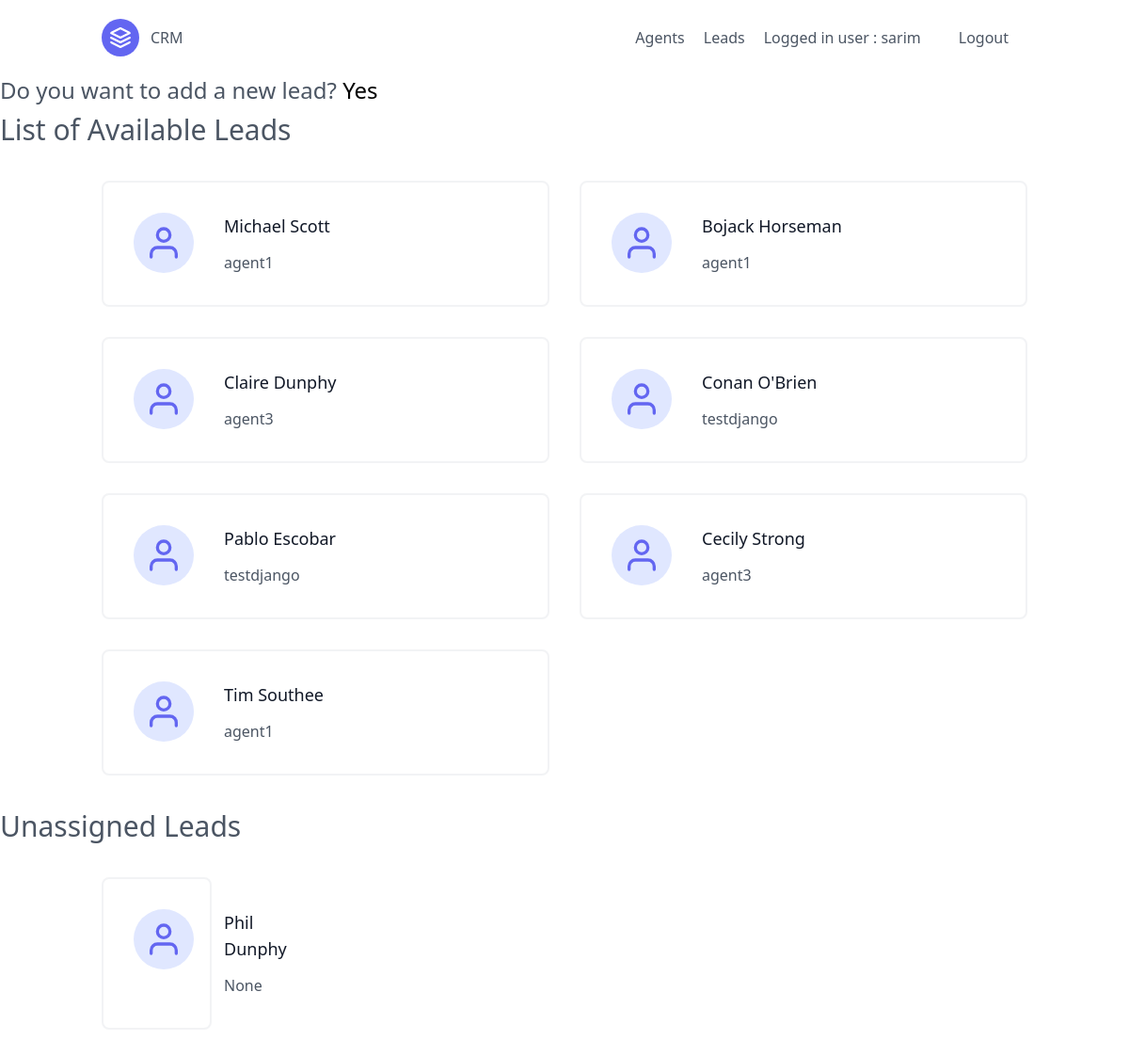
Screenshot of /leads/ (signed in) with the database file from the repository.
### leads/models.py (models this page shows, shortened)
class User(AbstractUser):
    is_organizer = models.BooleanField(default=True)
    is_agent = models.BooleanField(default= False)

class Lead(models.Model):
    first_name = models.CharField(max_length=25)
    last_name = models.CharField(max_length=25)
    age = models.PositiveIntegerField()
    organisation = models.ForeignKey(UserProfile,  on_delete=models.CASCADE)
    agent = models.ForeignKey("Agent", blank=True, null= True,on_delete=models.SET_NULL)

class Agent(models.Model):
    user = models.OneToOneField(User, on_delete=models.CASCADE)
    organisation = models.ForeignKey(UserProfile, on_delete=models.CASCADE)
    def __str__(self):
        return self.user.username

### leads/views.py (the view)
# urls.py: path("", LeadListView.as_view(), name = "lead-list"),
class LeadListView(LoginRequiredMixin, ListView):
    template_name = "leads/lead_list.html"
    context_object_name = "leads"               # "object_list" by default
    def get_queryset(self):
        user = self.request.user
        if user.is_organizer:
            queryset = Lead.objects.filter(organisation = user.userprofile, agent__isnull = False)
        else:
            queryset = Lead.objects.filter(organisation = user.agent.organisation, agent__isnull = False)
            queryset = queryset.filter(agent__user = user)
        return queryset
    def get_context_data(self, **kwargs):
        context = super(LeadListView, self).get_context_data(**kwargs)
        user = self.request.user
        if user.is_organizer:
            queryset = Lead.objects.filter(organisation = user.userprofile, agent__isnull = True)
            context.update({"unassigned_leads" : queryset})
        return context

### leads/templates/leads/lead_list.html
{% extends "base.html" %}
{% block content %}
<section class="text-gray-600 body-font">
    {% if request.user.is_organizer %}
    <div class = "text-2xl">
    <p>Do you want to add a new lead?
    <a href="{% url 'leads:lead-create' %}" class="text-black hover:text-blue-500">Yes</a></p>
    {% endif %}
    </div>
    <h2 class = "py-2 text-3xl">List of Available Leads</h2>
    <div class="container px-5 py-7 mx-auto flex flex-wrap">
        <div class="flex flex-wrap -m-4">
            {%for lead in leads %}
            <div class="p-4 lg:w-1/2 md:w-full">
                <div class="flex border-2 rounded-lg border-gray-200 border-opacity-50 p-8 sm:flex-row flex-col">
                    <div
                        class="w-16 h-16 sm:mr-8 sm:mb-0 mb-4 inline-flex items-center justify-center rounded-full bg-indigo-100 text-indigo-500 flex-shrink-0">
                        <svg fill="none" stroke="currentColor" stroke-linecap="round" stroke-linejoin="round"
                            stroke-width="2" class="w-10 h-10" viewBox="0 0 24 24">
                            <path d="M20 21v-2a4 4 0 00-4-4H8a4 4 0 00-4 4v2"></path>
                            <circle cx="12" cy="7" r="4"></circle>
                        </svg>
                    </div>
                    <div class="flex-grow">
                        <h2 class="text-gray-900 text-lg title-font font-medium mb-3">
                            <a href="{% url 'leads:lead-detail' lead.pk %}">
                                {{lead.first_name}} {{lead.last_name}}
                            </a>
                        </h2>
                        {% if request.user.is_organizer %}
                        <p class="leading-relaxed text-base">{{lead.agent}}</p>
                        {% endif %}
                    </div>
                </div>
            </div>
            {%endfor%}
        </div>
    </div>
    {% if unassigned_leads.exists  %}
    <h2 class = "py-2 text-3xl">Unassigned Leads</h2>
    <div class="container px-5 py-7 mx-auto flex flex-wrap">
        <div class="flex flex-wrap -m-4">
            {%for lead in unassigned_leads %}
            <div class="p-4 lg:w-1/2 md:w-full">
                <div class="flex border-2 rounded-lg border-gray-200 border-opacity-50 p-8 sm:flex-row flex-col">
                    <div
                        class="w-16 h-16 sm:mr-8 sm:mb-0 mb-4 inline-flex items-center justify-center rounded-full bg-indigo-100 text-indigo-500 flex-shrink-0">
                        <svg fill="none" stroke="currentColor" stroke-linecap="round" stroke-linejoin="round"
                            stroke-width="2" class="w-10 h-10" viewBox="0 0 24 24">
                            <path d="M20 21v-2a4 4 0 00-4-4H8a4 4 0 00-4 4v2"></path>
                            <circle cx="12" cy="7" r="4"></circle>
                        </svg>
                    </div>
                    <div class="flex-grow">
                        <h2 class="text-gray-900 text-lg title-font font-medium mb-3">
                            <a href="{% url 'leads:lead-detail' lead.pk %}">
                                {{lead.first_name}} {{lead.last_name}}
                            </a>
                        </h2>
                        <p class="leading-relaxed text-base">{{lead.agent}}</p>
                    </div>
                </div>
            </div>
            {%endfor%}
        </div>
    </div>
    {% endif %}
</section>
{% endblock content %}

### pages/templates/navbar.html
<header class="text-gray-600 body-font">
    <div class="container mx-auto flex flex-wrap p-5 flex-col md:flex-row items-center">
      <a class="flex title-font font-medium items-center text-gray-900 mb-4 md:mb-0">
        <svg xmlns="http://www.w3.org/2000/svg" fill="none" stroke="currentColor" stroke-linecap="round" stroke-linejoin="round" stroke-width="2" class="w-10 h-10 text-white p-2 bg-indigo-500 rounded-full" viewBox="0 0 24 24">
          <path d="M12 2L2 7l10 5 10-5-10-5zM2 17l10 5 10-5M2 12l10 5 10-5"></path>
        </svg>
        <span class="ml-3 text-xl"><a href="{% url 'landing-view' %}">CRM</a> </span>
      </a>
      <nav class="md:ml-auto flex flex-wrap items-center text-base justify-center">
        {% if request.user.is_organizer %}
        <a href="{% url 'agents:agent-list' %}" class="mr-5 hover:text-gray-900">Agents</a>
        {% endif %}
        <a href="{% url 'leads:lead-list' %}" class="mr-5 hover:text-gray-900">Leads</a>
        {% if request.user.is_authenticated %}
        <a class="mr-10 hover:text-gray-900">Logged in user : {{request.user}}</a>
        <a href="{% url 'logout' %}" class="mr-5 hover:text-gray-900">Logout</a>
        {% else %}
        <a href="{% url 'login' %}" class="mr-5 hover:text-gray-900">Login</a>
        <a href="{% url 'signup' %}" class="mr-5 hover:text-gray-900">Signup</a>
        {% endif %}
      </nav>
    </div>
  </header>

### rows the page displays
User: user "sarim"
Lead: first_name "Michael", last_name "Scott", agent "agent1"
Lead: first_name "Bojack", last_name "Horseman", agent "agent1"
Lead: first_name "Claire", last_name "Dunphy", agent "agent3"
Lead: first_name "Conan", last_name "O'Brien", agent "testdjango"
Lead: first_name "Pablo", last_name "Escobar", agent "testdjango"
Lead: first_name "Cecily", last_name "Strong", agent "agent3"
Lead: first_name "Tim", last_name "Southee", agent "agent1"
Lead: first_name "Phil", last_name "Dunphy", agent "None"
